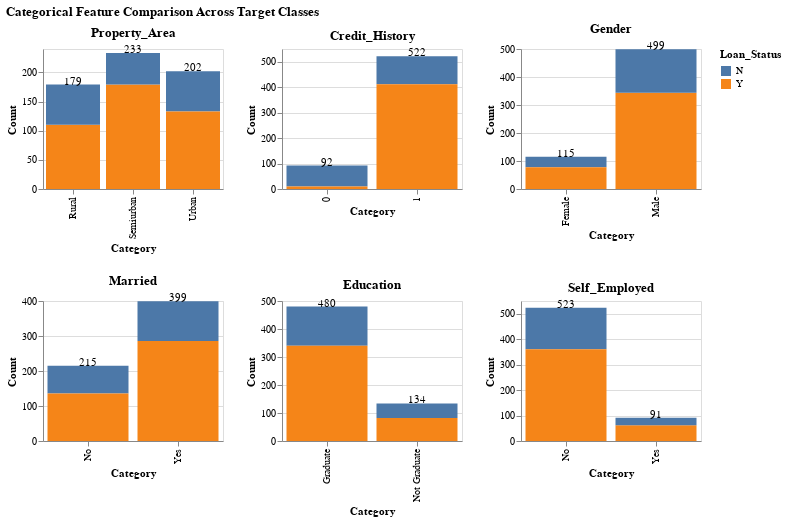

Notebook code cell kept with this figure:
### Markdown cell above
An examination of the categorical features reveals several notable differences between approved and rejected loan applications. Property area shows distinct variation across classes: applicants from “*Semiurban*” areas have a noticeably higher approval rate, while those from “*Rural*” areas are more likely to be denied. Credit history is the strongest differentiator in the dataset; applicants with a positive credit history overwhelmingly fall into the approved class, whereas those with no credit history are predominantly rejected, confirming its central role in loan eligibility decisions.

Demographic features exhibit more modest effects. Gender shows a slight skew toward higher approval rates for male applicants, although the difference is not substantial. Married applicants tend to receive approvals more often than unmarried ones, suggesting that household structure may influence perceived creditworthiness or financial stability. Educational background also shows variation: graduates have higher approval rates than non-graduates, reflecting a possible association between education level and financial reliability. Finally, individuals who are self-employed experience a lower approval rate compared with salaried applicants, consistent with the higher income variability typically associated with self-employment.

Overall, `Credit_History`, `Property_Area`, and `Married` status appear to be the most influential categorical features in distinguishing between approved and denied applications, while `Gender`, `Education`, and `Self_Employed` provide weaker but still observable patterns.

### Code cell
eda.compare_categorical_features(
    data=df,
    categorical_cols=categorical_features+binary_features,
    target_name=target_name
)

### Figure 1 — Vega-Lite specification as saved in the notebook (floating-point values rounded to 4 significant figures; data arrays with more than 128 entries replaced by an {"elided": "..."} marker saying what was removed)
{"config": {"view": {"continuousWidth": 300, "continuousHeight": 300}}, "vconcat": [{"hconcat": [{"layer": [{"mark": {"type": "bar"}, "encoding": {"color": {"field": "Loan_Status", "title": "Loan_Status", "type": "nominal"}, "x": {"field": "Property_Area", "title": "Category", "type": "nominal"}, "y": {"aggregate": "count", "title": "Count", "type": "quantitative"}}}, {"mark": {"type": "text", "dy": -3, "fontSize": 11}, "encoding": {"text": {"aggregate": "count", "type": "quantitative"}, "x": {"field": "Property_Area", "type": "nominal"}, "y": {"aggregate": "count", "type": "quantitative"}}}], "height": 140, "title": "Property_Area", "width": 180}, {"layer": [{"mark": {"type": "bar"}, "encoding": {"color": {"field": "Loan_Status", "title": "Loan_Status", "type": "nominal"}, "x": {"field": "Credit_History", "title": "Category", "type": "nominal"}, "y": {"aggregate": "count", "title": "Count", "type": "quantitative"}}}, {"mark": {"type": "text", "dy": -3, "fontSize": 11}, "encoding": {"text": {"aggregate": "count", "type": "quantitative"}, "x": {"field": "Credit_History", "type": "nominal"}, "y": {"aggregate": "count", "type": "quantitative"}}}], "height": 140, "title": "Credit_History", "width": 180}, {"layer": [{"mark": {"type": "bar"}, "encoding": {"color": {"field": "Loan_Status", "title": "Loan_Status", "type": "nominal"}, "x": {"field": "Gender", "title": "Category", "type": "nominal"}, "y": {"aggregate": "count", "title": "Count", "type": "quantitative"}}}, {"mark": {"type": "text", "dy": -3, "fontSize": 11}, "encoding": {"text": {"aggregate": "count", "type": "quantitative"}, "x": {"field": "Gender", "type": "nominal"}, "y": {"aggregate": "count", "type": "quantitative"}}}], "height": 140, "title": "Gender", "width": 180}]}, {"hconcat": [{"layer": [{"mark": {"type": "bar"}, "encoding": {"color": {"field": "Loan_Status", "title": "Loan_Status", "type": "nominal"}, "x": {"field": "Married", "title": "Category", "type": "nominal"}, "y": {"aggregate": "count", "title": "Count", "type": "quantitative"}}}, {"mark": {"type": "text", "dy": -3, "fontSize": 11}, "encoding": {"text": {"aggregate": "count", "type": "quantitative"}, "x": {"field": "Married", "type": "nominal"}, "y": {"aggregate": "count", "type": "quantitative"}}}], "height": 140, "title": "Married", "width": 180}, {"layer": [{"mark": {"type": "bar"}, "encoding": {"color": {"field": "Loan_Status", "title": "Loan_Status", "type": "nominal"}, "x": {"field": "Education", "title": "Category", "type": "nominal"}, "y": {"aggregate": "count", "title": "Count", "type": "quantitative"}}}, {"mark": {"type": "text", "dy": -3, "fontSize": 11}, "encoding": {"text": {"aggregate": "count", "type": "quantitative"}, "x": {"field": "Education", "type": "nominal"}, "y": {"aggregate": "count", "type": "quantitative"}}}], "height": 140, "title": "Education", "width": 180}, {"layer": [{"mark": {"type": "bar"}, "encoding": {"color": {"field": "Loan_Status", "title": "Loan_Status", "type": "nominal"}, "x": {"field": "Self_Employed", "title": "Category", "type": "nominal"}, "y": {"aggregate": "count", "title": "Count", "type": "quantitative"}}}, {"mark": {"type": "text", "dy": -3, "fontSize": 11}, "encoding": {"text": {"aggregate": "count", "type": "quantitative"}, "x": {"field": "Self_Employed", "type": "nominal"}, "y": {"aggregate": "count", "type": "quantitative"}}}], "height": 140, "title": "Self_Employed", "width": 180}]}], "data": {"name": "data-a81afb8ad7120a4802400c0851894ebc"}, "title": "Categorical Feature Comparison Across Target Classes", "$schema": "https://vega.github.io/schema/vega-lite/v5.20.1.json", "datasets": {"data-a81afb8ad7120a4802400c0851894ebc": {"elided": "614 records"}}}
